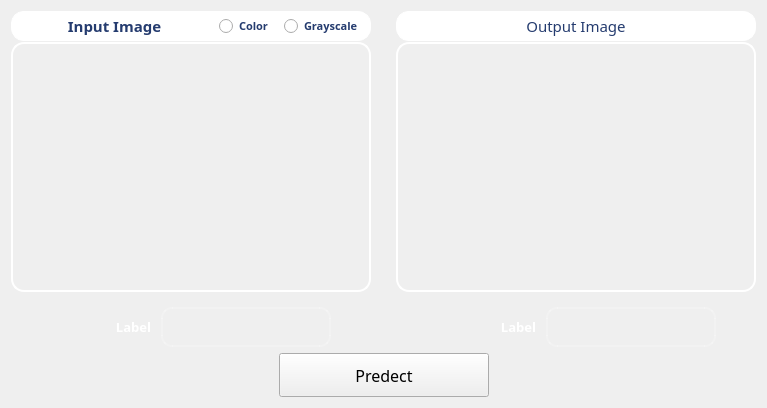
      <widget class="QWidget" name="tab_2">
       <attribute name="title">
        <string>Face Recognition</string>
       </attribute>
       <layout class="QGridLayout" name="gridLayout_230">
        <item row="0" column="0">
         <layout class="QGridLayout" name="gridLayout_229">
          <item row="0" column="0">
           <layout class="QGridLayout" name="gridLayout_227" columnstretch="1,1">
            <property name="horizontalSpacing">
             <number>25</number>
            </property>
            <item row="0" column="0">
             <layout class="QGridLayout" name="gridLayout_218" rowstretch="1,0">
              <property name="verticalSpacing">
               <number>15</number>
              </property>
              <item row="0" column="0">
               <layout class="QGridLayout" name="gridLayout_219" rowstretch="0,1">
                <property name="verticalSpacing">
                 <number>1</number>
                </property>
                <item row="1" column="0">
                 <widget class="ImageView" name="widget_face_recognition_input_img" native="true">
                  <property name="minimumSize">
                   <size>
                    <width>350</width>
                    <height>250</height>
                   </size>
                  </property>
                  <property name="cursor">
                   <cursorShape>PointingHandCursor</cursorShape>
                  </property>
                  <property name="toolTip">
                   <string>Double-click to add an image</string>
                  </property>
                  <property name="styleSheet">
                   <string notr="true">/*border: 1px solid white;
border-radius: 10px;*/
border: 2px solid white;
border-radius: 13px;
color: white;
background-color: rgba(255, 255, 255, 0);</string>
                  </property>
                 </widget>
                </item>
                <item row="0" column="0">
                 <layout class="QGridLayout" name="gridLayout_220" columnstretch="1,0">
                  <property name="horizontalSpacing">
                   <number>0</number>
                  </property>
                  <item row="0" column="1">
                   <layout class="QGridLayout" name="gridLayout_221">
                    <property name="horizontalSpacing">
                     <number>0</number>
                    </property>
                    <item row="0" column="0">
                     <widget class="QRadioButton" name="radioButton_face_recognition_color">
                      <property name="sizePolicy">
                       <sizepolicy hsizetype="Preferred" vsizetype="Fixed">
                        <horstretch>0</horstretch>
                        <verstretch>0</verstretch>
                       </sizepolicy>
                      </property>
                      <property name="minimumSize">
                       <size>
                        <width>65</width>
                        <height>30</height>
                       </size>
                      </property>
                      <property name="font">
                       <font>
                        <family>Yu Gothic UI Semibold</family>
                        <pointsize>8</pointsize>
                        <weight>75</weight>
                        <bold>true</bold>
                       </font>
                      </property>
                      <property name="cursor">
                       <cursorShape>PointingHandCursor</cursorShape>
                      </property>
                      <property name="toolTip">
                       <string>Choose the colorization of the input image</string>
                      </property>
                      <property name="styleSheet">
                       <string notr="true">color: rgb(37, 60, 111);
background-color: white;
border: 1px solid white;</string>
                      </property>
                      <property name="text">
                       <string>Color</string>
                      </property>
                     </widget>
                    </item>
                    <item row="0" column="1">
                     <widget class="QRadioButton" name="radioButton_face_recognition_grayscale">
                      <property name="sizePolicy">
                       <sizepolicy hsizetype="Preferred" vsizetype="Fixed">
                        <horstretch>0</horstretch>
                        <verstretch>0</verstretch>
                       </sizepolicy>
                      </property>
                      <property name="minimumSize">
                       <size>
                        <width>88</width>
                        <height>30</height>
                       </size>
                      </property>
                      <property name="font">
                       <font>
                        <family>Yu Gothic UI Semibold</family>
                        <pointsize>8</pointsize>
                        <weight>75</weight>
                        <bold>true</bold>
                       </font>
                      </property>
                      <property name="cursor">
                       <cursorShape>PointingHandCursor</cursorShape>
                      </property>
                      <property name="toolTip">
                       <string>Choose the colorization of the input image</string>
                      </property>
                      <property name="styleSheet">
                       <string notr="true">color: rgb(37, 60, 111);
background-color: white;
border: 1px solid white;
border-top-right-radius: 13px;
border-bottom-right-radius: 13px;
padding-right: 2px;
</string>
                      </property>
                      <property name="text">
                       <string>Grayscale</string>
                      </property>
                     </widget>
                    </item>
                   </layout>
                  </item>
                  <item row="0" column="0">
                   <widget class="QLabel" name="label_input_img">
                    <property name="sizePolicy">
                     <sizepolicy hsizetype="Preferred" vsizetype="Fixed">
                      <horstretch>0</horstretch>
                      <verstretch>0</verstretch>
                     </sizepolicy>
                    </property>
                    <property name="minimumSize">
                     <size>
                      <width>197</width>
                      <height>30</height>
                     </size>
                    </property>
                    <property name="font">
                     <font>
                      <family>Yu Gothic</family>
                      <pointsize>11</pointsize>
                      <weight>75</weight>
                      <bold>true</bold>
                     </font>
                    </property>
                    <property name="styleSheet">
                     <string notr="true">color: rgb(37, 60, 111);
background-color: white;
border: 1px solid white;
border-top-left-radius: 13px;
border-bottom-left-radius: 13px;</string>
                    </property>
                    <property name="text">
                     <string>Input Image</string>
                    </property>
                    <property name="alignment">
                     <set>Qt::AlignCenter</set>
                    </property>
                    <property name="wordWrap">
                     <bool>false</bool>
                    </property>
                   </widget>
                  </item>
                 </layout>
                </item>
               </layout>
              </item>
              <item row="1" column="0">
               <layout class="QGridLayout" name="gridLayout_224">
                <property name="horizontalSpacing">
                 <number>10</number>
                </property>
                <item row="0" column="1">
                 <widget class="QLabel" name="label_100">
                  <property name="sizePolicy">
                   <sizepolicy hsizetype="Fixed" vsizetype="Fixed">
                    <horstretch>0</horstretch>
                    <verstretch>0</verstretch>
                   </sizepolicy>
                  </property>
                  <property name="minimumSize">
                   <size>
                    <width>100</width>
                    <height>0</height>
                   </size>
                  </property>
                  <property name="maximumSize">
                   <size>
                    <width>100</width>
                    <height>16777215</height>
                   </size>
                  </property>
                  <property name="font">
                   <font>
                    <family>Yu Gothic UI Semibold</family>
                    <pointsize>10</pointsize>
                    <weight>75</weight>
                    <bold>true</bold>
                   </font>
                  </property>
                  <property name="styleSheet">
                   <string notr="true">border-radius: 11px;
color: white;
</string>
                  </property>
                  <property name="text">
                   <string>Label</string>
                  </property>
                  <property name="alignment">
                   <set>Qt::AlignRight|Qt::AlignTrailing|Qt::AlignVCenter</set>
                  </property>
                 </widget>
                </item>
                <item row="0" column="2">
                 <widget class="QLabel" name="label_left">
                  <property name="sizePolicy">
                   <sizepolicy hsizetype="Fixed" vsizetype="Fixed">
                    <horstretch>0</horstretch>
                    <verstretch>0</verstretch>
                   </sizepolicy>
                  </property>
                  <property name="minimumSize">
                   <size>
                    <width>170</width>
                    <height>40</height>
                   </size>
                  </property>
                  <property name="maximumSize">
                   <size>
                    <width>170</width>
                    <height>16777215</height>
                   </size>
                  </property>
                  <property name="font">
                   <font>
                    <family>Yu Gothic UI Semibold</family>
                    <pointsize>11</pointsize>
                    <weight>75</weight>
                    <bold>true</bold>
                   </font>
                  </property>
                  <property name="toolTip">
                   <string>Computation time</string>
                  </property>
                  <property name="styleSheet">
                   <string notr="true">border: 2px solid rgba(255, 255, 255, 50);
border-radius: 11px;
color: white;</string>
                  </property>
                  <property name="text">
                   <string/>
                  </property>
                  <property name="alignment">
                   <set>Qt::AlignCenter</set>
                  </property>
                 </widget>
                </item>
                <item row="0" column="0">
                 <spacer name="horizontalSpacer_45">
                  <property name="orientation">
                   <enum>Qt::Horizontal</enum>
                  </property>
                  <property name="sizeHint" stdset="0">
                   <size>
                    <width>40</width>
                    <height>20</height>
                   </size>
                  </property>
                 </spacer>
                </item>
                <item row="0" column="3">
                 <spacer name="horizontalSpacer_46">
                  <property name="orientation">
                   <enum>Qt::Horizontal</enum>
                  </property>
                  <property name="sizeHint" stdset="0">
                   <size>
                    <width>40</width>
                    <height>20</height>
                   </size>
                  </property>
                 </spacer>
                </item>
               </layout>
              </item>
             </layout>
            </item>
            <item row="0" column="1">
             <layout class="QGridLayout" name="gridLayout_226" rowstretch="1,0">
              <property name="verticalSpacing">
               <number>15</number>
              </property>
              <item row="0" column="0">
               <layout class="QGridLayout" name="gridLayout_222" rowstretch="0,1">
                <property name="verticalSpacing">
                 <number>1</number>
                </property>
                <item row="0" column="0">
                 <widget class="QLabel" name="label_output_img">
                  <property name="sizePolicy">
                   <sizepolicy hsizetype="Preferred" vsizetype="Fixed">
                    <horstretch>0</horstretch>
                    <verstretch>0</verstretch>
                   </sizepolicy>
                  </property>
                  <property name="minimumSize">
                   <size>
                    <width>0</width>
                    <height>30</height>
                   </size>
                  </property>
                  <property name="font">
                   <font>
                    <family>Yu Gothic UI Semibold</family>
                    <pointsize>11</pointsize>
                    <weight>50</weight>
                    <bold>false</bold>
                   </font>
                  </property>
                  <property name="styleSheet">
                   <string notr="true">color: rgb(37, 60, 111);
background-color: white;
border: 1px solid white;
border-radius: 13px;</string>
                  </property>
                  <property name="text">
                   <string>Output Image</string>
                  </property>
                  <property name="alignment">
                   <set>Qt::AlignCenter</set>
                  </property>
                 </widget>
                </item>
                <item row="1" column="0">
                 <widget class="ImageView" name="widget_face_recognition_output_img" native="true">
                  <property name="minimumSize">
                   <size>
                    <width>350</width>
                    <height>250</height>
                   </size>
                  </property>
                  <property name="styleSheet">
                   <string notr="true">/*border: 1px solid white;
border-radius: 10px;*/
border: 2px solid white;
border-radius: 13px;</string>
                  </property>
                 </widget>
                </item>
               </layout>
              </item>
              <item row="1" column="0">
               <layout class="QGridLayout" name="gridLayout_225">
                <property name="horizontalSpacing">
                 <number>10</number>
                </property>
                <item row="0" column="0">
                 <spacer name="horizontalSpacer_43">
                  <property name="orientation">
                   <enum>Qt::Horizontal</enum>
                  </property>
                  <property name="sizeHint" stdset="0">
                   <size>
                    <width>40</width>
                    <height>20</height>
                   </size>
                  </property>
                 </spacer>
                </item>
                <item row="0" column="1">
                 <widget class="QLabel" name="label_101">
                  <property name="sizePolicy">
                   <sizepolicy hsizetype="Fixed" vsizetype="Fixed">
                    <horstretch>0</horstretch>
                    <verstretch>0</verstretch>
                   </sizepolicy>
                  </property>
                  <property name="minimumSize">
                   <size>
                    <width>100</width>
                    <height>0</height>
                   </size>
                  </property>
                  <property name="maximumSize">
                   <size>
                    <width>100</width>
                    <height>16777215</height>
                   </size>
                  </property>
                  <property name="font">
                   <font>
                    <family>Yu Gothic UI Semibold</family>
                    <pointsize>10</pointsize>
                    <weight>75</weight>
                    <bold>true</bold>
                   </font>
                  </property>
                  <property name="styleSheet">
                   <string notr="true">border-radius: 11px;
color: white;
</string>
                  </property>
                  <property name="text">
                   <string>Label</string>
                  </property>
                  <property name="alignment">
                   <set>Qt::AlignRight|Qt::AlignTrailing|Qt::AlignVCenter</set>
                  </property>
                 </widget>
                </item>
                <item row="0" column="2">
                 <widget class="QLabel" name="label_right">
                  <property name="sizePolicy">
                   <sizepolicy hsizetype="Fixed" vsizetype="Fixed">
                    <horstretch>0</horstretch>
                    <verstretch>0</verstretch>
                   </sizepolicy>
                  </property>
                  <property name="minimumSize">
                   <size>
                    <width>170</width>
                    <height>40</height>
                   </size>
                  </property>
                  <property name="maximumSize">
                   <size>
                    <width>170</width>
                    <height>16777215</height>
                   </size>
                  </property>
                  <property name="font">
                   <font>
                    <family>Yu Gothic UI Semibold</family>
                    <pointsize>11</pointsize>
                    <weight>75</weight>
                    <bold>true</bold>
                   </font>
                  </property>
                  <property name="toolTip">
                   <string>Computation time</string>
                  </property>
                  <property name="styleSheet">
                   <string notr="true">border: 2px solid rgba(255, 255, 255, 50);
border-radius: 11px;
color: white;</string>
                  </property>
                  <property name="text">
                   <string/>
                  </property>
                  <property name="alignment">
                   <set>Qt::AlignCenter</set>
                  </property>
                 </widget>
                </item>
                <item row="0" column="3">
                 <spacer name="horizontalSpacer_44">
                  <property name="orientation">
                   <enum>Qt::Horizontal</enum>
                  </property>
                  <property name="sizeHint" stdset="0">
                   <size>
                    <width>40</width>
                    <height>20</height>
                   </size>
                  </property>
                 </spacer>
                </item>
               </layout>
              </item>
             </layout>
            </item>
           </layout>
          </item>
          <item row="1" column="0">
           <layout class="QGridLayout" name="gridLayout_228">
            <item row="0" column="0">
             <spacer name="horizontalSpacer_30">
              <property name="orientation">
               <enum>Qt::Horizontal</enum>
              </property>
              <property name="sizeHint" stdset="0">
               <size>
                <width>40</width>
                <height>20</height>
               </size>
              </property>
             </spacer>
            </item>
            <item row="0" column="1">
             <widget class="QPushButton" name="predect_faces_btn">
              <property name="sizePolicy">
               <sizepolicy hsizetype="Fixed" vsizetype="Fixed">
                <horstretch>0</horstretch>
                <verstretch>0</verstretch>
               </sizepolicy>
              </property>
              <property name="minimumSize">
               <size>
                <width>210</width>
                <height>44</height>
               </size>
              </property>
              <property name="font">
               <font>
                <family>Yu Gothic UI Semibold</family>
                <pointsize>12</pointsize>
                <weight>50</weight>
                <bold>false</bold>
               </font>
              </property>
              <property name="cursor">
               <cursorShape>PointingHandCursor</cursorShape>
              </property>
              <property name="styleSheet">
               <string notr="true"/>
              </property>
              <property name="text">
               <string>Predect</string>
              </property>
             </widget>
            </item>
            <item row="0" column="2">
             <spacer name="horizontalSpacer_40">
              <property name="orientation">
               <enum>Qt::Horizontal</enum>
              </property>
              <property name="sizeHint" stdset="0">
               <size>
                <width>40</width>
                <height>20</height>
               </size>
              </property>
             </spacer>
            </item>
           </layout>
          </item>
         </layout>
        </item>
       </layout>
      </widget>
